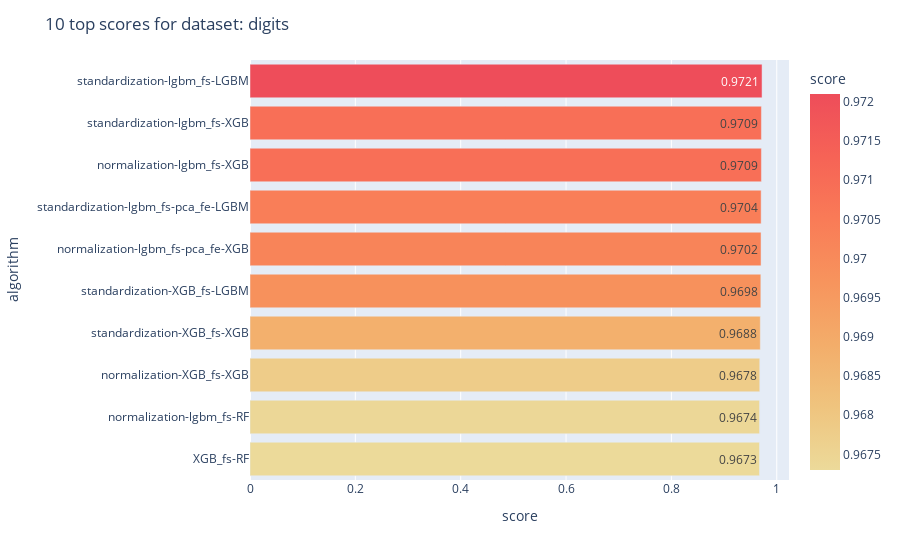

Notebook code cell kept with this figure:
### Code cell
plot_n_top_models(df, dataset_name='digits', n=10)

### Figure 1 — Plotly figure (JSON) as saved in the notebook; plotly's stock layout.template omitted (floating-point values rounded to 4 significant figures)
{"data": [{"alignmentgroup": "True", "hovertemplate": "Score:: %{x:.4f}<br>Model: %{y}<br>Dataset: digits", "legendgroup": "", "marker": {"color": [0.9721, 0.9709, 0.9709, 0.9704, 0.9702, 0.9698, 0.9688, 0.9678, 0.9674, 0.9673], "coloraxis": "coloraxis", "pattern": {"shape": ""}}, "name": "", "offsetgroup": "", "orientation": "h", "showlegend": false, "text": [0.9721, 0.9709, 0.9709, 0.9704, 0.9702, 0.9698, 0.9688, 0.9678, 0.9674, 0.9673], "textposition": "auto", "type": "bar", "x": [0.9721, 0.9709, 0.9709, 0.9704, 0.9702, 0.9698, 0.9688, 0.9678, 0.9674, 0.9673], "xaxis": "x", "y": ["standardization-lgbm_fs-LGBM", "standardization-lgbm_fs-XGB", "normalization-lgbm_fs-XGB", "standardization-lgbm_fs-pca_fe-LGBM", "normalization-lgbm_fs-pca_fe-XGB", "standardization-XGB_fs-LGBM", "standardization-XGB_fs-XGB", "normalization-XGB_fs-XGB", "normalization-lgbm_fs-RF", "XGB_fs-RF"], "yaxis": "y"}], "layout": {"barmode": "relative", "coloraxis": {"colorbar": {"title": {"text": "score"}}, "colorscale": [[0, "rgb(236, 218, 154)"], [0.1667, "rgb(239, 196, 126)"], [0.3333, "rgb(243, 173, 106)"], [0.5, "rgb(247, 148, 93)"], [0.6667, "rgb(249, 123, 87)"], [0.8333, "rgb(246, 99, 86)"], [1, "rgb(238, 77, 90)"]]}, "legend": {"tracegroupgap": 0}, "margin": {"t": 60}, "title": {"text": "10 top scores for dataset: digits"}, "xaxis": {"anchor": "y", "domain": [0, 1], "title": {"text": "score"}}, "yaxis": {"anchor": "x", "autorange": "reversed", "domain": [0, 1], "title": {"text": "algorithm"}}}}
